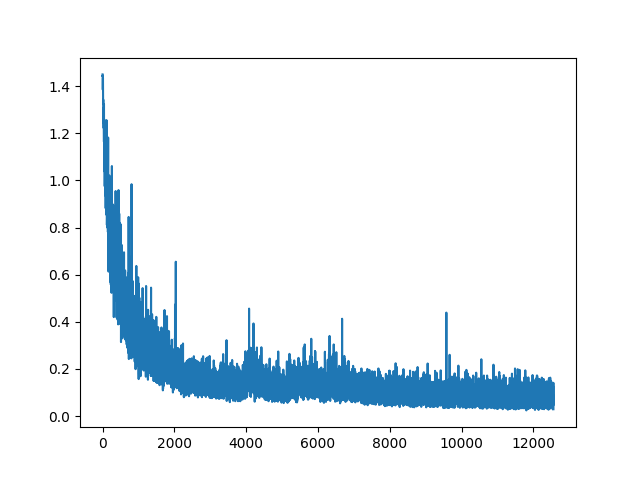

The script that saved this image:
import torch
import matplotlib.pyplot as plt
import numpy as np
 
loss = torch.load('./loss1.pth')
num = len(loss)
x = [i + 1 for i in range(num)]
print(num)
plt.figure(1)
plt.plot(loss[:])
# plt.show()
plt.savefig("loss1.png")
